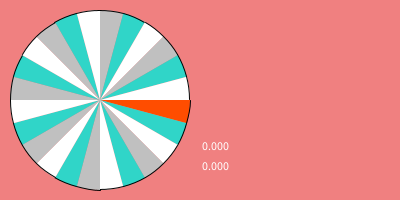
Frame 1 (no input)
Frame 60 (the mouse pressed at the canvas centre just before this capture): identical to frame 1, image omitted
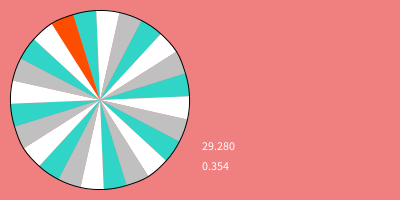
Frame 120 (the mouse held since frame 60 and released just before this capture)

The Processing sketch that drew these frames (run headless with seeded random() and noise(); from frame 60 on, the mouse is pressed at the canvas centre):

// Processing sketch: week16_7
// ── week16_7.pde
//week16-7
void setup(){//設定，只做1次
  size(400,200);  
}
float start=0, v;//v是旋轉的速度
void mousePressed(){
   v = random(1); 
}  
void draw(){//畫，每秒畫60次
  background(#F08080);
  if(v > 0.001){//速度很慢時，就不要再轉動了
    start += v;//位置、速度、加速度 (位置 會加上 速度)
    v *= 0.99;//摩擦力，會讓速度變慢，位置、速度、加速度 (速度 會加上 加速度)
  }  
  fill(255); text( start, 200, 150); text( v, 200, 170);
  for(int i=0; i<24; i++){
     float shift=i*PI/12;
     if(i%3==0) fill(192);
     if(i%3==1) fill(#30D5C8);
     if(i%3==2) fill(255);
     if(i==0) fill(#FF4D00);
     arc(100,100, 180,180, shift+0+start, shift+PI/12+start);//畫出 圓弧
  }  
}   //圓心   寬,高 開始
